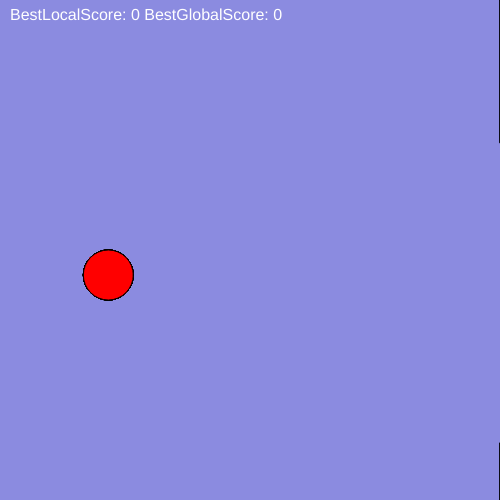
Frame 1 (no input)
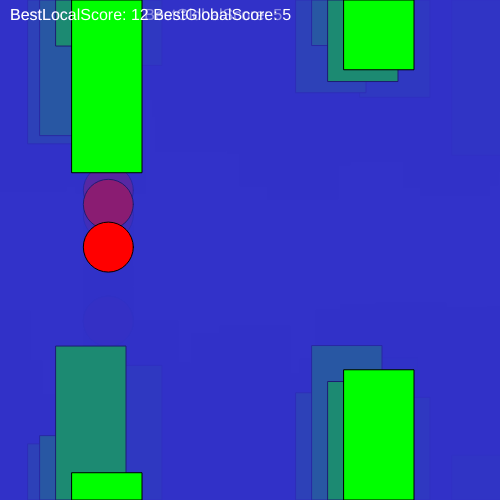
Frame 60 (no input)
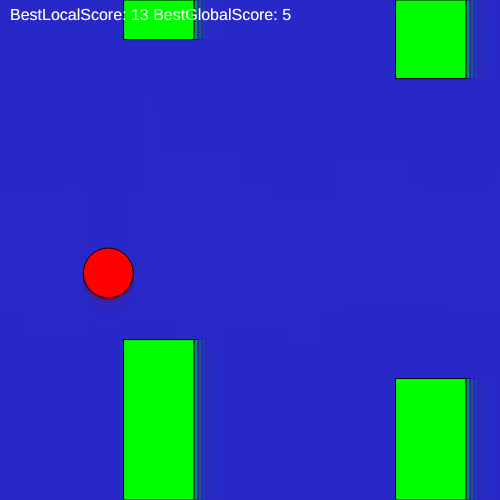
Frame 120 (the mouse pressed at the canvas centre since frame 60)

The p5.js sketch that drew these frames (run headless with seeded random() and noise() and a simulated clock; from frame 60 on, the mouse is pressed at the canvas centre):

// p5.js sketch
// ── sketch.js
let pace = -4;
let spaceBetweenObstacles = 200;
let distance;
let obstacles;
let w = 70;
let games;
let begin;
let max = 0;
let amountofinstances = 20;
let neuralNetworkConfig = [4, 20, 10, 15, 5, 2];
let bestLocalScore = -1;
let next;
let bestLocalIndex = -1;
let localscore = -1;

function setup() {
  createCanvas(500, 500);
  frameRate(60);
  obstacles = [];
  distance = 0;
  obstacles.push(new Obstacle());
  next = obstacles[0];
  games = [];
  for(let i = 0; i < amountofinstances; i++){
    games.push(new Game(i));
  }
}

function Bird() {
  this.x = width/6;
  this.y = height/2;
  this.yvel = 0;
  this.yvelmax = 20;
  this.yacc = 0.7;
  this.w = 50;
  this.jump = () => {
    this.yvel = -11;
  };
  this.move = () => {
    this.y += this.yvel;
    this.yvel = constrain(this.yvel +  this.yacc, -this.yvelmax, this.yvelmax);
    if(this.y + this.w >= height) this.y = height-this.w;
    else if(this.y <= 0) this.y = 0;
  };
  this.didCollide = (obstacle, index) => {
    if(this.x + this.w > obstacle.x && this.x < obstacle.x + obstacle.w){
      begin = true;
      //next = obstacles[index+1];
      if(!(this.y > obstacle.topheight && this.y + this.w < obstacle.topheight + obstacle.innerspace)){
        return true;
      }
    }
    /*if(this.y + this.w >= height || this.y <= 0){
      return true;
    }*/
    return false;
  };
  this.render = () => {
    fill(color(255, 0, 0));
    ellipseMode(CORNER);
    ellipse(this.x, this.y, this.w, this.w);
  }
  this.isDead = () => {
    for(let i = 0; i < obstacles.length; i++){
      if(this.didCollide(obstacles[i], i))  {
        return true;
      }
    }
    return false;
  }
  this.reset = () => {
    this.x = width/6;
    this.y = height/2;
    this.yvel = 0;
    this.yvelmax = 20;
    this.yacc = 0.7;
    this.w = 50;
  }
}

// visualisation
let dir = 1;
let c = 0;

function drawBackground(){
  c += dir;
  background(color(50 + c,50 + c, 200, 145));
}

function draw(){
  drawBackground();
  for(let i = 0; i < obstacles.length; i++){
    obstacles[i].render();
  }
  for(let i = 0; i < games.length; i++){
    if(!games[i].isDead){
      games[i].render();
    }
  }
  if(mouseIsPressed){
    update();
  }else{
    for(let i = 0; i < 200; i++){
      update();
    }
  }
  fill(255);
  textSize(16);
  text("BestLocalScore: " + bestLocalScore + " BestGlobalScore: " + max, 10, 20);
}

function update() {
  distance += Math.abs(pace);
  if(distance - w >= spaceBetweenObstacles){
    obstacles.push(new Obstacle());
    distance = 0;
    /*for(let i = 0; i < games.length; i++){
      if(begin){
        games[i].score++;
      }
    }*/
    dir = dir * -1; // for visualisation
  }
  let deleteObstacleIndex = -1;
  for(let i = 0; i < obstacles.length; i++){
    obstacles[i].move();
    if(obstacles[i].x + obstacles[i].w < 0){
      deleteObstacleIndex = i;
      delete obstacles[i];
    }
  }
  if(deleteObstacleIndex != -1) obstacles.splice(deleteObstacleIndex, 1); // this is time consuming.
  let alive = false;
  let found = false;
  for(let i = 0; i < games.length; i++){
    if(!games[i].isDead){
      games[i].update();
      if(games[i].bird.x > next.x + next.w){
        games[i].score++;
        found = true;
      }
      alive = true;
    }
  }
  if(found){
    next = obstacles[obstacles.indexOf(next) + 1];
  }
  localscore = -1;
  bestLocalIndex = -1;
  for(let i = 0; i < games.length; i++){
    if(games[i].getResult() > bestLocalScore){
      bestLocalScore = games[i].getResult();
    }
    if(games[i].getResult() > localscore){
      localscore = games[i].getResult();
      bestLocalIndex = i;
    }
  }
  if(!alive){
    for(let i = 0; i < games.length; i++){
      if(i != bestLocalIndex){
        games[i].predictor.improve(games[bestLocalIndex].predictor);
      }
      if(bestLocalScore == 0 && max == 0){
        games[i].predictor = new NeuralNetwork(neuralNetworkConfig, games[i].id)
      }
      games[i].reset();
    }
    reset();
  }
}

function reset(){
  if(bestLocalScore > max) max = bestLocalScore;
  bestLocalScore = -1;
  begin = false;
  dir = 1; // for visualisation
  c = 0;
  obstacles = [];
  distance = 0;
  obstacles.push(new Obstacle());
  next = obstacles[0];
}

function Obstacle() {
  this.w = w;
  this.innerspace = 300;
  this.topheight = random(0, height-this.innerspace);
  this.x = width;
  this.move = () => {this.x += pace;}
  this.render = () => {
    fill(color(0, 255, 0));
    rect(this.x, 0, this.w, this.topheight);
    rect(this.x, this.innerspace + this.topheight, this.w, height - this.innerspace - this.topheight);
  }
}

// ── game.js
class Game{
  constructor(id){
    this.predictor = new NeuralNetwork(neuralNetworkConfig, id);
    this.bird = new Bird();
    this.score = 0;
    this.result = 0;
    this.isDead = false;
  }
  getResult(){
    if(!this.isDead){
      return this.score;
    }
    return this.result;
  }
  reset(){
    this.isDead = false;
    this.score = 0;
    this.result = 0;
    this.bird.reset();
  }
  predict(){
    // let input = [normalize(this.bird.yvel, this.bird.yvelmax), normalize(this.bird.y, height), normalize(next.x-this.bird.x, spaceBetweenObstacles), normalize(next.topheight-this.bird.y, height-w)]; //second one i not needed
    // normalize(Math.abs(height/2 - this.bird.y)
    let input = [normalize(this.bird.yvel, this.bird.yvelmax), normalize(this.bird.y, height), normalize(next.x-this.bird.x, spaceBetweenObstacles), normalize(next.topheight-this.bird.y, height)]; //second one i not needed
    let result = this.predictor.predict(input);
    let max = -1;
    let maxIndex = -1;
    for(let i = 0; i < result.length; i++){
      if(result[i] > max){
        max = result[i];
        maxIndex = i;
      }
    }
    if(getOutput(maxIndex)){
      this.bird.jump();
    }
  }

  update(){
    this.predict();
    this.bird.move();
    if(this.bird.isDead()){
      this.result = this.score;
      this.isDead = true;
    }
  }

  render(){
    this.bird.render();
  }
}

function getOutput(index) {
  if(index == 0) return true;
  return false;
}

// ── neural_network.js

let Neuron = function(lengthOfPreviousLayer) {
  this.weights = [];
  for (let i = 0; i < lengthOfPreviousLayer; i++) {
    this.weights.push(random(-1,1));
  }
  this.sum = 0;
  this.normalizeToResult = function() {
    this.result = this.sum / this.maxsum;
  }
  this.addToSum = function(x, i) {
    this.sum += this.weights[i] * x;
  }
  this.maxsum;
  this.setMaxSum = function(){
    this.maxsum = this.weights.reduce(function(runningsum, el) {
      return runningsum + el;
    },0);
  }
  this.setMaxSum();
  this.result = -1;
  this.reset = function() {
    this.result = -1;
    this.sum = 0;
  }
}

class NeuralNetwork {
  constructor(layerDescription, id) {
    this.layers = [];
    this.id = id;
    for (let i = 1; i < layerDescription.length; i++) {
      this.layers.push([]);
      for (let j = 0; j < layerDescription[i]; j++) {
        this.layers[i-1].push(new Neuron(layerDescription[i-1]));
      }
    }
  }

  improve(best) {
    const learningRate = 0.2;
    for (var i = 0; i < this.layers.length; i++) {
      for (var j = 0; j < this.layers[i].length; j++) {
        for (var k = 0; k < this.layers[i][j].weights.length; k++) {
          this.layers[i][j].weights[k] = best.layers[i][j].weights[k] + random(-learningRate, learningRate);
        }
        this.layers[i][j].setMaxSum();
      }
    }
  }

  predict(input) {
    for (let i = 0; i < this.layers[0].length; i++) {
      this.layers[0][i].reset();
      for (let j = 0; j < input.length; j++) {
        this.layers[0][i].addToSum(input[j], j);
      }
      this.layers[0][i].normalizeToResult();
    }
    for (let i = 1; i < this.layers.length; i++) {
      for (let j = 0; j < this.layers[i].length; j++) {
        this.layers[i][j].reset();
        for (let k = 0; k < this.layers[i - 1].length; k++) {
          this.layers[i][j].addToSum(this.layers[i - 1][k].result, k); // is this right
        }
        this.layers[i][j].normalizeToResult();
      }
    }
    let results = [];
    for (let i = 0; i < this.layers[this.layers.length - 1].length; i++) {
      results.push(this.layers[this.layers.length - 1][i].result);
    }
    return results;
  }
}


function normalize(val, max) {
  return val / max;
}
